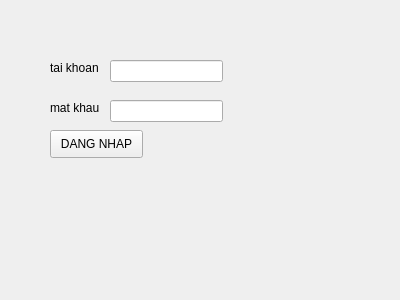
<?xml version="1.0" encoding="UTF-8"?>
<ui version="4.0">
 <class>from</class>
 <widget class="QWidget" name="from">
  <property name="geometry">
   <rect>
    <x>0</x>
    <y>0</y>
    <width>400</width>
    <height>300</height>
   </rect>
  </property>
  <property name="windowTitle">
   <string>Form</string>
  </property>
  <widget class="QLabel" name="label">
   <property name="geometry">
    <rect>
     <x>50</x>
     <y>60</y>
     <width>55</width>
     <height>16</height>
    </rect>
   </property>
   <property name="text">
    <string>tai khoan</string>
   </property>
  </widget>
  <widget class="QLabel" name="label_2">
   <property name="geometry">
    <rect>
     <x>50</x>
     <y>100</y>
     <width>55</width>
     <height>16</height>
    </rect>
   </property>
   <property name="text">
    <string>mat khau</string>
   </property>
  </widget>
  <widget class="QLineEdit" name="o_nhap_mat_khau">
   <property name="geometry">
    <rect>
     <x>110</x>
     <y>100</y>
     <width>113</width>
     <height>22</height>
    </rect>
   </property>
   <property name="echoMode">
    <enum>QLineEdit::Password</enum>
   </property>
  </widget>
  <widget class="QLineEdit" name="o_nhap_tai_khoan_2">
   <property name="geometry">
    <rect>
     <x>110</x>
     <y>60</y>
     <width>113</width>
     <height>22</height>
    </rect>
   </property>
  </widget>
  <widget class="QPushButton" name="nut_dang_nhap">
   <property name="geometry">
    <rect>
     <x>50</x>
     <y>130</y>
     <width>93</width>
     <height>28</height>
    </rect>
   </property>
   <property name="text">
    <string>DANG NHAP</string>
   </property>
  </widget>
 </widget>
 <resources/>
 <connections/>
</ui>
